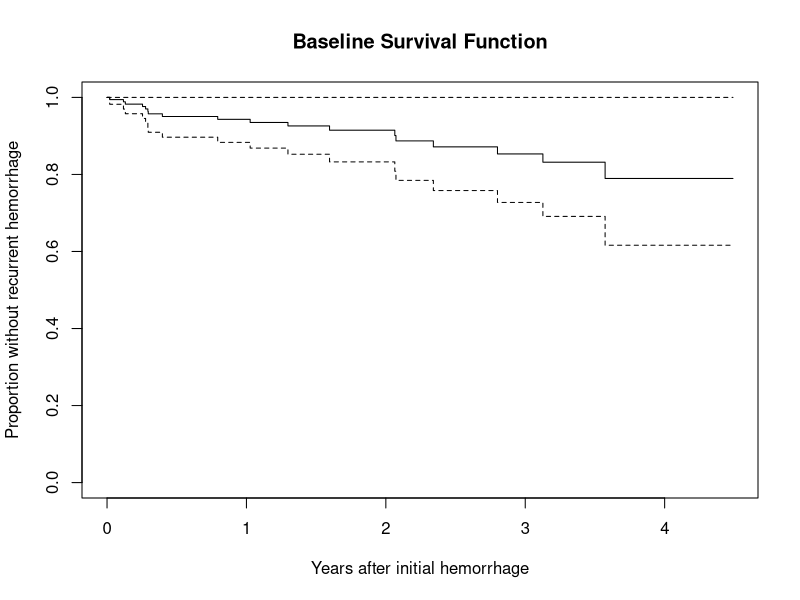
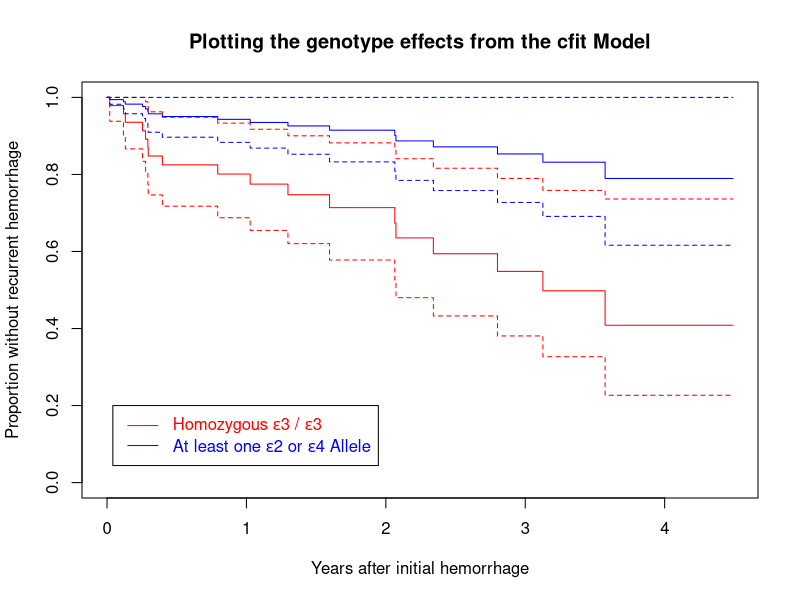
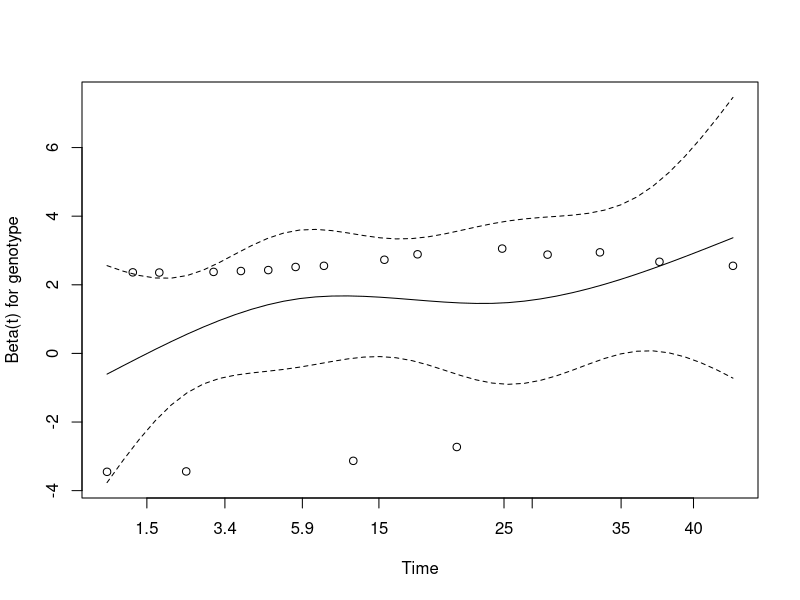

Recreate these plots in R, in order. (Note: this script raises an error after producing the figures.)
## ---- chunk 1
#| warning: false
#| message: false

knitr::opts_chunk$set(comment = NA)

library(broom)
library(survival) 
library(rms)
library(tidyverse) 

theme_set(theme_bw())
## ---- chunk 2
hem <- read_csv("data/hem.csv", show_col_types = FALSE) 
## ---- chunk 3
cfit <- with(hem, coxph(Surv(time, recur) ~ genotype))
cfit
## ---- chunk 4
summary(cfit)
## ---- chunk 5
tidy(cfit, exponentiate = TRUE)
## ---- chunk 6
anova(cfit)
## ---- chunk 7
glance(cfit)
## ---- chunk 8
plot(survfit(cfit), xscale = 12,
     xlab = "Years after initial hemorrhage",
     ylab = "Proportion without recurrent hemorrhage",
     main = "Baseline Survival Function")
## ---- chunk 9
newdat <- with(hem, 
               data.frame(
                 genotype = c(1, 0)
               )
)

newdat
## ---- chunk 10
plot(survfit(cfit, newdata = newdat), xscale = 12,
     conf.int = TRUE,
     col = c("red", "blue"),
     xlab = "Years after initial hemorrhage",
     ylab = "Proportion without recurrent hemorrhage",
     main = "Plotting the genotype effects from the cfit Model")
legend(0.5, 0.2, 
       legend=c(
         expression(paste("Homozygous ", epsilon, "3 / ", 
                   epsilon, "3")), 
         expression(paste("At least one ", epsilon,"2 or ",
                   epsilon,"4 Allele"))
       ),
       lty = 1, 
       col = c("red", "blue"),
       text.col = c("red", "blue"))
## ---- chunk 11
cox.zph(cfit, transform="km", global=TRUE)
## ---- chunk 12
plot(cox.zph(cfit, transform="km", global=TRUE))
## ---- chunk 13
units(hem$time) <- "month"
d <- datadist(hem)
options(datadist = "d")

hemsurv <- Surv(time = hem$time, event = hem$recur)

model_hem <- cph(hemsurv ~ genotype, data = hem, 
                 x = TRUE, y = TRUE, surv = TRUE)
## ---- chunk 14
model_hem
## ---- chunk 15
anova(model_hem)
## ---- chunk 16
summary(model_hem)

plot(summary(model_hem))
## ---- chunk 17
set.seed(43201); validate(model_hem)
## ---- chunk 18
survplot(model_hem, genotype, 
         lty = c(1,2), n.risk=TRUE, time.inc=12,
         col=c("magenta", "dodgerblue"),
         xlab="Hemorrhage-Free Survival in Months")
## ---- chunk 19
survplot(model_hem, genotype, 
         lwd=3, lty = c(1,2), conf.int=.95,
         n.risk=TRUE, time.inc = 12, conf='bars',
         col=c("magenta", "dodgerblue"),
         xlab="Hemorrhage-Free Survival Time in Months")
## ---- chunk 20
ggplot(Predict(model_hem, genotype))
## ---- chunk 21
survx <- Survival(model_hem)
plot(nomogram(model_hem, fun=list(function(x) survx(12, x),
                            function(x) survx(36, x)),
            funlabel=c("12-month Pr(Survival)", 
                       "36-month Pr(Survival)")))
## ---- chunk 22
cox.zph(model_hem, transform="km")
## ---- chunk 23
plot(cox.zph(model_hem, "identity"))
